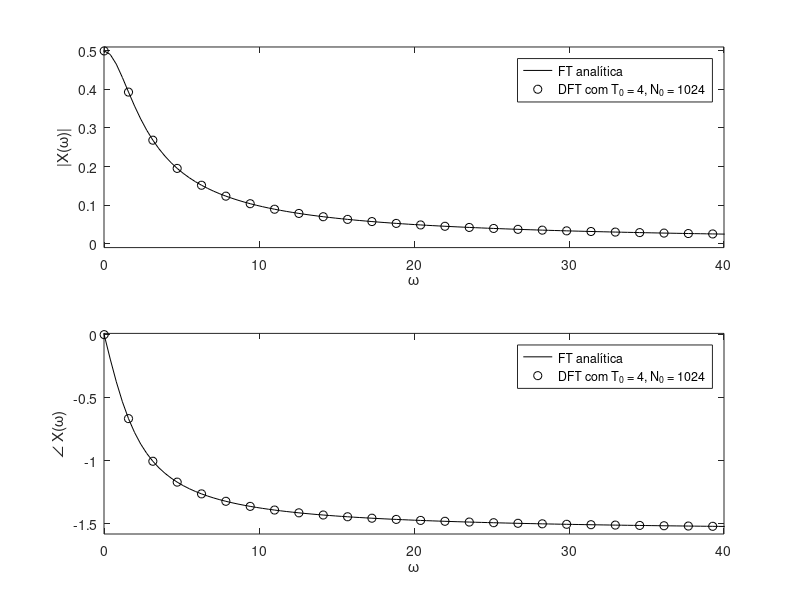

Here is the MATLAB script that generated this plot:
% --- 1. Definição de Parâmetros e Geração do Sinal ---

% T_0: Período do sinal, N_0: Número de amostras
T_0 = 4; 
N_0 = 1024;

% T: Período de amostragem, t: vetor de tempo
T = T_0/N_0; 
t = (0:T:T*(N_0-1))';

% Geração do sinal x(t) = T*exp(-2*t)
x = T*exp(-2*t); 
x(1) = T*(exp(-2*T_0)+1)/2;

% --- 2. Cálculo da Transformada Discreta de Fourier (TDF / DFT) ---

% Calcula a DFT usando a Fast Fourier Transform (FFT)
X_r = fft(x);

% Cria o vetor de frequências para a DFT
r = [-N_0/2:N_0/2-1]'; 
omega_r = r*2*pi/T_0;


% --- 3. Cálculo da Transformada de Fourier analítica para comparação ---

% Cria um vetor de frequências de alta resolução para a TF analítica
omega = linspace(-pi/T, pi/T, 4097); 

% Calcula a TF analítica de e^(-2t), que é 1/(j*omega+2)
% O operador './' é usado para divisão elemento a elemento.
X = 1./(j*omega+2);

% --- 4. Visualização dos Resultados ---
% Cria o primeiro subplot para a magnitude
subplot(211);
% Plota a magnitude da TF verdadeira (linha preta) e da DFT (círculos pretos)
% fftshift é usado para centralizar a frequência zero no gráfico da DFT
plot(omega, abs(X), 'k', omega_r, fftshift(abs(X_r)), 'ko');
xlabel('\omega'); 
ylabel('|X(\omega)|');
axis([-0.01 40 -0.01 0.51]);
legend('FT analítica', ['DFT com T_0 = ', num2str(T_0), ', N_0 = ', num2str(N_0)]);

% Cria o segundo subplot para a fase
subplot(212);
% Plota a fase da TF verdadeira (linha preta) e da DFT (círculos pretos)
plot(omega, angle(X), 'k', omega_r, fftshift(angle(X_r)), 'ko');
xlabel('\omega');
ylabel('\angle X(\omega)');
axis([-0.01 40 -pi/2-0.01 0.01]);
% Adiciona legenda em português, como no original
legend('FT analítica', ['DFT com T_0 = ', num2str(T_0), ', N_0 = ', num2str(N_0)]);